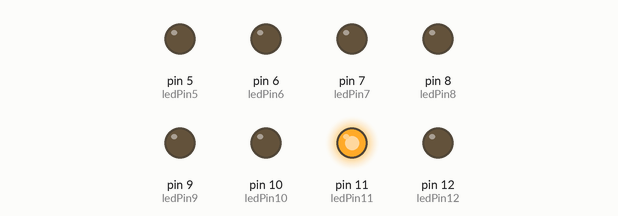
Recording of a sketch running on a simulated Arduino Uno, built with avr-gcc and run on an emulated ATmega328P. Parts: output pins drawn as LEDs (lit = HIGH).

Above: at 0.05 s.
At 0.85 s:
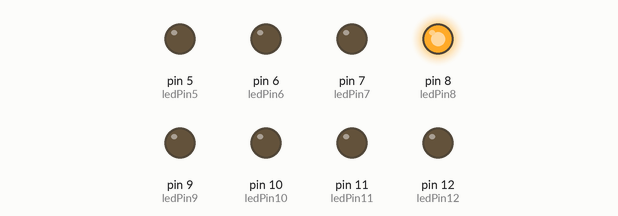
At 1.65 s:
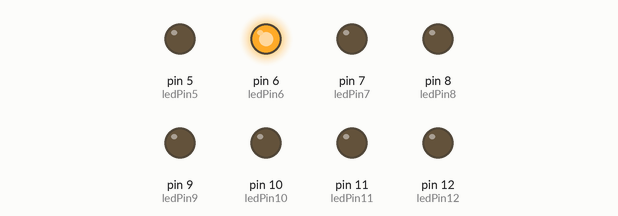
At 3.15 s:
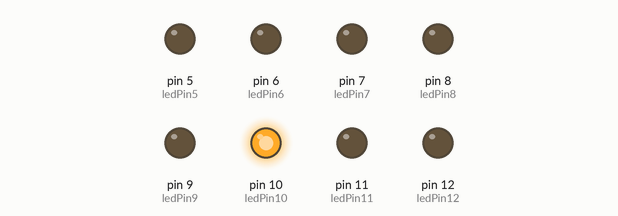
At 4.55 s:
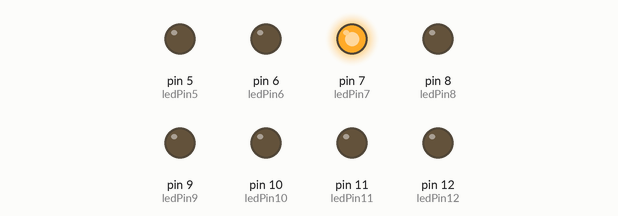
At 6.15 s:
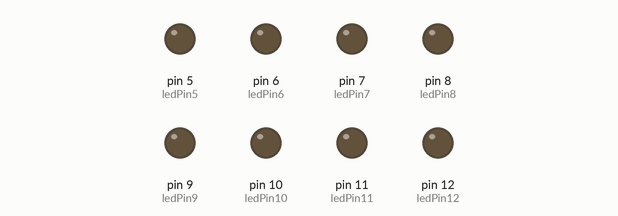
Timing chart, 0 to 6.5 s (numbered marks = the images above):
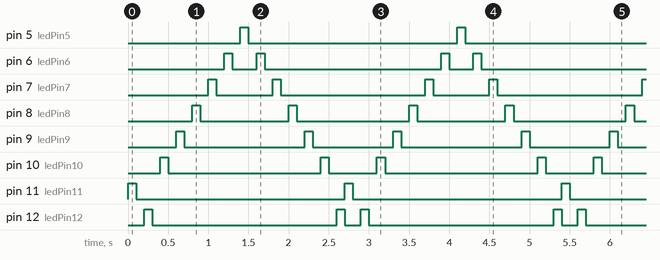

Measured:
- by itself, pin 5 (ledPin5), pin 11 (ledPin11): alternates HIGH for 0.10 s and LOW for 2.6 s
- by itself, pin 6 (ledPin6): repeats every 2.7 s: LOW 0.30 s, HIGH 0.10 s, LOW 2.2 s, HIGH 0.10 s
- by itself, pin 7 (ledPin7): repeats every 2.7 s: LOW 0.70 s, HIGH 0.10 s, LOW 1.8 s, HIGH 0.10 s
- by itself, pin 8 (ledPin8): repeats every 2.7 s: LOW 1.1 s, HIGH 0.10 s, LOW 1.4 s, HIGH 0.10 s
- by itself, pin 9 (ledPin9): repeats every 2.7 s: LOW 1.5 s, HIGH 0.10 s, LOW 1.0 s, HIGH 0.10 s
- by itself, pin 10 (ledPin10): repeats every 2.7 s: LOW 1.9 s, HIGH 0.10 s, LOW 0.60 s, HIGH 0.10 s
- by itself, pin 12 (ledPin12): repeats every 2.7 s: LOW 2.3 s, HIGH 0.10 s, LOW 0.20 s, HIGH 0.10 s

The sketch:

ArduinoOpdracht1.ino
```cpp
//Definieer de Pins die ik ga gebruiken als constant int.
const int ledPin11 = 11;
const int ledPin12 = 12;
const int ledPin10 = 10;
const int ledPin9 = 9;
const int ledPin8 = 8;
const int ledPin7 = 7;
const int ledPin6 = 6;
const int ledPin5 = 5;

//Deze draait maar 1x.
void setup() {
  //Instantieer de Pins die ik ga gebruiken en of het een
  //input of een output is.
  pinMode(ledPin12, OUTPUT);
  pinMode(ledPin11, OUTPUT);
  pinMode(ledPin10, OUTPUT);
  pinMode(ledPin9, OUTPUT);

  pinMode(ledPin8, OUTPUT);
  pinMode(ledPin7, OUTPUT);
  pinMode(ledPin6, OUTPUT);
  pinMode(ledPin5, OUTPUT);
}

//Deze draait voor altijd (loop).
void loop() {
  //Je schrijft een hoge (aan) of lage (uit) waarde aan de ingevoerde Pins.
  //Ik zet tussen elk "uit- en aangaan" van een Pin een delay van 0,1 seconde.
  //Deze beschrijving geldt voor elke pin hieronder.
  digitalWrite(ledPin11, HIGH);
  delay(100);
  digitalWrite(ledPin11, LOW);

  delay(100);
  digitalWrite(ledPin12, HIGH);
  delay(100);
  digitalWrite(ledPin12, LOW);

  delay(100);
  digitalWrite(ledPin10, HIGH);
  delay(100);
  digitalWrite(ledPin10, LOW);

  delay(100);
  digitalWrite(ledPin9, HIGH);
  delay(100);
  digitalWrite(ledPin9, LOW);

  delay(100);
  digitalWrite(ledPin8, HIGH);
  delay(100);
  digitalWrite(ledPin8, LOW);

  delay(100);
  digitalWrite(ledPin7, HIGH);
  delay(100);
  digitalWrite(ledPin7, LOW);

  delay(100);
  digitalWrite(ledPin6, HIGH);
  delay(100);
  digitalWrite(ledPin6, LOW);
  delay(100);

  digitalWrite(ledPin5, HIGH);
  delay(100);
  digitalWrite(ledPin5, LOW);
  delay(100);

  digitalWrite(ledPin6, HIGH);
  delay(100);
  digitalWrite(ledPin6, LOW);
  delay(100);

  digitalWrite(ledPin7, HIGH);
  delay(100);
  digitalWrite(ledPin7, LOW);
  delay(100);

  digitalWrite(ledPin8, HIGH);
  delay(100);
  digitalWrite(ledPin8, LOW);
  delay(100);


  digitalWrite(ledPin9, HIGH);
  delay(100);
  digitalWrite(ledPin9, LOW);

  delay(100);
  digitalWrite(ledPin10, HIGH);
  delay(100);
  digitalWrite(ledPin10, LOW);

  delay(100);
  digitalWrite(ledPin12, HIGH);
  delay(100);
  digitalWrite(ledPin12, LOW);
}
```
